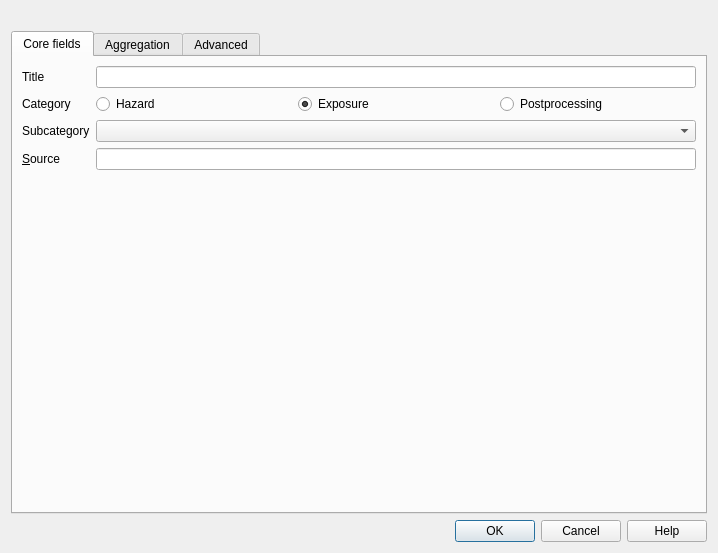
<?xml version="1.0" encoding="UTF-8"?>
<ui version="4.0">
 <class>KeywordsDialogBase</class>
 <widget class="QDialog" name="KeywordsDialogBase">
  <property name="geometry">
   <rect>
    <x>0</x>
    <y>0</y>
    <width>718</width>
    <height>553</height>
   </rect>
  </property>
  <property name="sizePolicy">
   <sizepolicy hsizetype="Preferred" vsizetype="Preferred">
    <horstretch>0</horstretch>
    <verstretch>0</verstretch>
   </sizepolicy>
  </property>
  <property name="windowTitle">
   <string>InaSAFE - Keyword Editor</string>
  </property>
  <property name="windowIcon">
   <iconset>
    <normaloff>:/plugins/inasafe/icon.png</normaloff>:/plugins/inasafe/icon.png</iconset>
  </property>
  <layout class="QGridLayout" name="gridLayout">
   <item row="0" column="0">
    <widget class="QLabel" name="lblLayerName">
     <property name="sizePolicy">
      <sizepolicy hsizetype="Preferred" vsizetype="Fixed">
       <horstretch>0</horstretch>
       <verstretch>0</verstretch>
      </sizepolicy>
     </property>
     <property name="font">
      <font>
       <weight>75</weight>
       <bold>true</bold>
      </font>
     </property>
     <property name="text">
      <string/>
     </property>
     <property name="wordWrap">
      <bool>true</bool>
     </property>
    </widget>
   </item>
   <item row="1" column="0">
    <widget class="QTabWidget" name="tab_widget">
     <property name="currentIndex">
      <number>0</number>
     </property>
     <widget class="QWidget" name="core_fields_tab">
      <attribute name="title">
       <string>Core fields</string>
      </attribute>
      <layout class="QFormLayout" name="formLayout">
       <item row="0" column="0">
        <widget class="QLabel" name="lblTitle">
         <property name="text">
          <string>Title</string>
         </property>
         <property name="buddy">
          <cstring>leTitle</cstring>
         </property>
        </widget>
       </item>
       <item row="0" column="1">
        <widget class="QLineEdit" name="leTitle"/>
       </item>
       <item row="1" column="0">
        <widget class="QLabel" name="lblCategory">
         <property name="text">
          <string>Category</string>
         </property>
         <property name="buddy">
          <cstring>radHazard</cstring>
         </property>
        </widget>
       </item>
       <item row="1" column="1">
        <layout class="QHBoxLayout" name="horizontalLayout_3">
         <item>
          <widget class="QRadioButton" name="radHazard">
           <property name="toolTip">
            <string>A hazard is a situation that poses a level of threat to life, health, property, or environment. (Wikipedia)</string>
           </property>
           <property name="text">
            <string>Hazard</string>
           </property>
          </widget>
         </item>
         <item>
          <widget class="QRadioButton" name="radExposure">
           <property name="toolTip">
            <string>Where people and property are situated.</string>
           </property>
           <property name="text">
            <string>Exposure</string>
           </property>
           <property name="checked">
            <bool>true</bool>
           </property>
          </widget>
         </item>
         <item>
          <widget class="QRadioButton" name="radPostprocessing">
           <property name="text">
            <string>Postprocessing</string>
           </property>
          </widget>
         </item>
        </layout>
       </item>
       <item row="2" column="0">
        <widget class="QLabel" name="lblSubcategory">
         <property name="text">
          <string>Subcategory</string>
         </property>
         <property name="buddy">
          <cstring>cboSubcategory</cstring>
         </property>
        </widget>
       </item>
       <item row="2" column="1">
        <widget class="QComboBox" name="cboSubcategory">
         <property name="sizePolicy">
          <sizepolicy hsizetype="Expanding" vsizetype="Fixed">
           <horstretch>0</horstretch>
           <verstretch>0</verstretch>
          </sizepolicy>
         </property>
         <property name="toolTip">
          <string>A subcategory represents the type of hazard.</string>
         </property>
        </widget>
       </item>
       <item row="3" column="0">
        <widget class="QLabel" name="lblSource">
         <property name="text">
          <string>&amp;Source</string>
         </property>
         <property name="buddy">
          <cstring>leSource</cstring>
         </property>
        </widget>
       </item>
       <item row="3" column="1">
        <widget class="QLineEdit" name="leSource">
         <property name="dragEnabled">
          <bool>true</bool>
         </property>
        </widget>
       </item>
       <item row="4" column="0">
        <spacer name="verticalSpacer_2">
         <property name="orientation">
          <enum>Qt::Vertical</enum>
         </property>
         <property name="sizeHint" stdset="0">
          <size>
           <width>20</width>
           <height>40</height>
          </size>
         </property>
        </spacer>
       </item>
       <item row="4" column="1">
        <spacer name="verticalSpacer">
         <property name="orientation">
          <enum>Qt::Vertical</enum>
         </property>
         <property name="sizeHint" stdset="0">
          <size>
           <width>583</width>
           <height>40</height>
          </size>
         </property>
        </spacer>
       </item>
      </layout>
     </widget>
     <widget class="QWidget" name="aggregation_tab">
      <attribute name="title">
       <string>Aggregation</string>
      </attribute>
      <layout class="QGridLayout" name="gridLayout_3">
       <item row="0" column="0">
        <widget class="QScrollArea" name="scrollArea_2">
         <property name="frameShape">
          <enum>QFrame::NoFrame</enum>
         </property>
         <property name="lineWidth">
          <number>0</number>
         </property>
         <property name="widgetResizable">
          <bool>true</bool>
         </property>
         <widget class="QWidget" name="scrollAreaWidgetContents_2">
          <property name="geometry">
           <rect>
            <x>0</x>
            <y>0</y>
            <width>663</width>
            <height>459</height>
           </rect>
          </property>
          <layout class="QVBoxLayout" name="verticalLayout">
           <item>
            <widget class="QGroupBox" name="groupBox_3">
             <property name="title">
              <string>Report labels</string>
             </property>
             <layout class="QFormLayout" name="formLayout_4">
              <item row="0" column="0">
               <widget class="QLabel" name="lblAggregationAttribute">
                <property name="enabled">
                 <bool>true</bool>
                </property>
                <property name="text">
                 <string>Aggregation attribute</string>
                </property>
                <property name="buddy">
                 <cstring>cboAggregationAttribute</cstring>
                </property>
               </widget>
              </item>
              <item row="0" column="1">
               <widget class="QComboBox" name="cboAggregationAttribute"/>
              </item>
             </layout>
            </widget>
           </item>
           <item>
            <widget class="QGroupBox" name="groupBox_2">
             <property name="title">
              <string>Gender Ratio</string>
             </property>
             <layout class="QFormLayout" name="formLayout_3">
              <item row="0" column="0">
               <widget class="QLabel" name="lblFemaleRatioAttribute">
                <property name="text">
                 <string>Female ratio attribute</string>
                </property>
                <property name="buddy">
                 <cstring>cboFemaleRatioAttribute</cstring>
                </property>
               </widget>
              </item>
              <item row="0" column="1">
               <widget class="QComboBox" name="cboFemaleRatioAttribute"/>
              </item>
              <item row="1" column="0">
               <widget class="QLabel" name="lblFemaleRatioDefault">
                <property name="text">
                 <string>Female ratio default</string>
                </property>
                <property name="buddy">
                 <cstring>dsbFemaleRatioDefault</cstring>
                </property>
               </widget>
              </item>
              <item row="1" column="1">
               <widget class="QDoubleSpinBox" name="dsbFemaleRatioDefault">
                <property name="accelerated">
                 <bool>true</bool>
                </property>
                <property name="maximum">
                 <double>1.000000000000000</double>
                </property>
                <property name="singleStep">
                 <double>0.010000000000000</double>
                </property>
                <property name="value">
                 <double>0.000000000000000</double>
                </property>
               </widget>
              </item>
             </layout>
            </widget>
           </item>
           <item>
            <widget class="QGroupBox" name="groupBox">
             <property name="title">
              <string>Age Ratios</string>
             </property>
             <layout class="QFormLayout" name="formLayout_2">
              <item row="0" column="0">
               <widget class="QLabel" name="lblYouthRatioAttribute">
                <property name="text">
                 <string>Youth ratio attribute</string>
                </property>
                <property name="buddy">
                 <cstring>cboYouthRatioAttribute</cstring>
                </property>
               </widget>
              </item>
              <item row="0" column="1">
               <widget class="QComboBox" name="cboYouthRatioAttribute"/>
              </item>
              <item row="1" column="0">
               <widget class="QLabel" name="lblYouthRatioDefault">
                <property name="text">
                 <string>Youth ratio default</string>
                </property>
                <property name="buddy">
                 <cstring>dsbYouthRatioDefault</cstring>
                </property>
               </widget>
              </item>
              <item row="1" column="1">
               <widget class="QDoubleSpinBox" name="dsbYouthRatioDefault">
                <property name="maximum">
                 <double>1.000000000000000</double>
                </property>
                <property name="singleStep">
                 <double>0.010000000000000</double>
                </property>
               </widget>
              </item>
              <item row="2" column="0">
               <widget class="QLabel" name="lblAdultRatioAttribute">
                <property name="text">
                 <string>Adult ratio attribute</string>
                </property>
                <property name="buddy">
                 <cstring>cboAdultRatioAttribute</cstring>
                </property>
               </widget>
              </item>
              <item row="2" column="1">
               <widget class="QComboBox" name="cboAdultRatioAttribute"/>
              </item>
              <item row="3" column="0">
               <widget class="QLabel" name="lblAdultRatioDefault">
                <property name="text">
                 <string>Adult ratio default</string>
                </property>
                <property name="buddy">
                 <cstring>dsbAdultRatioDefault</cstring>
                </property>
               </widget>
              </item>
              <item row="3" column="1">
               <widget class="QDoubleSpinBox" name="dsbAdultRatioDefault">
                <property name="maximum">
                 <double>1.000000000000000</double>
                </property>
                <property name="singleStep">
                 <double>0.010000000000000</double>
                </property>
               </widget>
              </item>
              <item row="4" column="0">
               <widget class="QLabel" name="lblElderlyRatioAttribute">
                <property name="text">
                 <string>Elderly ratio attribute</string>
                </property>
                <property name="buddy">
                 <cstring>cboElderlyRatioAttribute</cstring>
                </property>
               </widget>
              </item>
              <item row="4" column="1">
               <widget class="QComboBox" name="cboElderlyRatioAttribute"/>
              </item>
              <item row="5" column="0">
               <widget class="QLabel" name="lblElderlyRatioDefault">
                <property name="text">
                 <string>Elderly ratio default</string>
                </property>
                <property name="buddy">
                 <cstring>dsbElderlyRatioDefault</cstring>
                </property>
               </widget>
              </item>
              <item row="5" column="1">
               <widget class="QDoubleSpinBox" name="dsbElderlyRatioDefault">
                <property name="maximum">
                 <double>1.000000000000000</double>
                </property>
                <property name="singleStep">
                 <double>0.010000000000000</double>
                </property>
               </widget>
              </item>
             </layout>
            </widget>
           </item>
           <item>
            <spacer name="verticalSpacer_3">
             <property name="orientation">
              <enum>Qt::Vertical</enum>
             </property>
             <property name="sizeHint" stdset="0">
              <size>
               <width>20</width>
               <height>40</height>
              </size>
             </property>
            </spacer>
           </item>
          </layout>
         </widget>
        </widget>
       </item>
      </layout>
     </widget>
     <widget class="QWidget" name="advanced_tab">
      <attribute name="title">
       <string>Advanced</string>
      </attribute>
      <layout class="QGridLayout" name="gridLayout_4">
       <item row="3" column="0">
        <widget class="QLabel" name="label_8">
         <property name="text">
          <string>Current keywords</string>
         </property>
         <property name="buddy">
          <cstring>lstKeywords</cstring>
         </property>
        </widget>
       </item>
       <item row="0" column="0">
        <layout class="QHBoxLayout" name="horizontalLayout_4">
         <item>
          <widget class="QRadioButton" name="radPredefined">
           <property name="text">
            <string>Predefined</string>
           </property>
          </widget>
         </item>
         <item>
          <widget class="QRadioButton" name="radUserDefined">
           <property name="text">
            <string>User defined</string>
           </property>
          </widget>
         </item>
        </layout>
       </item>
       <item row="2" column="0">
        <widget class="QFrame" name="frameUserDefined">
         <property name="frameShape">
          <enum>QFrame::StyledPanel</enum>
         </property>
         <property name="frameShadow">
          <enum>QFrame::Raised</enum>
         </property>
         <layout class="QHBoxLayout" name="horizontalLayout_2">
          <item>
           <widget class="QLabel" name="label_6">
            <property name="text">
             <string>Key</string>
            </property>
            <property name="buddy">
             <cstring>leKey</cstring>
            </property>
           </widget>
          </item>
          <item>
           <widget class="QLineEdit" name="leKey"/>
          </item>
          <item>
           <widget class="QLabel" name="label_7">
            <property name="text">
             <string>Value</string>
            </property>
            <property name="buddy">
             <cstring>leValue</cstring>
            </property>
           </widget>
          </item>
          <item>
           <widget class="QLineEdit" name="leValue"/>
          </item>
          <item>
           <widget class="QPushButton" name="pbnAddToList2">
            <property name="text">
             <string>Add to list</string>
            </property>
           </widget>
          </item>
         </layout>
        </widget>
       </item>
       <item row="6" column="0">
        <widget class="QPushButton" name="pbnRemove">
         <property name="text">
          <string>Remove selected</string>
         </property>
        </widget>
       </item>
       <item row="1" column="0">
        <widget class="QFrame" name="framePredefined">
         <property name="frameShape">
          <enum>QFrame::StyledPanel</enum>
         </property>
         <property name="frameShadow">
          <enum>QFrame::Raised</enum>
         </property>
         <layout class="QHBoxLayout" name="horizontalLayout">
          <item>
           <widget class="QLabel" name="label_4">
            <property name="text">
             <string>Keyword</string>
            </property>
            <property name="buddy">
             <cstring>cboKeyword</cstring>
            </property>
           </widget>
          </item>
          <item>
           <widget class="QComboBox" name="cboKeyword">
            <item>
             <property name="text">
              <string notr="true">subcategory</string>
             </property>
            </item>
            <item>
             <property name="text">
              <string notr="true">unit</string>
             </property>
            </item>
            <item>
             <property name="text">
              <string notr="true">datatype</string>
             </property>
            </item>
            <item>
             <property name="text">
              <string notr="true">key_attribute</string>
             </property>
            </item>
           </widget>
          </item>
          <item>
           <widget class="QLabel" name="label_5">
            <property name="text">
             <string>Value</string>
            </property>
           </widget>
          </item>
          <item>
           <widget class="QLineEdit" name="lePredefinedValue"/>
          </item>
          <item>
           <widget class="QPushButton" name="pbnAddToList1">
            <property name="text">
             <string>Add to list</string>
            </property>
           </widget>
          </item>
         </layout>
        </widget>
       </item>
       <item row="4" column="0">
        <widget class="QListWidget" name="lstKeywords">
         <property name="alternatingRowColors">
          <bool>true</bool>
         </property>
         <property name="selectionMode">
          <enum>QAbstractItemView::ExtendedSelection</enum>
         </property>
        </widget>
       </item>
       <item row="5" column="0">
        <widget class="QLabel" name="lblMessage">
         <property name="text">
          <string/>
         </property>
        </widget>
       </item>
      </layout>
     </widget>
    </widget>
   </item>
   <item row="2" column="0">
    <widget class="QDialogButtonBox" name="buttonBox">
     <property name="sizePolicy">
      <sizepolicy hsizetype="Expanding" vsizetype="Fixed">
       <horstretch>0</horstretch>
       <verstretch>0</verstretch>
      </sizepolicy>
     </property>
     <property name="orientation">
      <enum>Qt::Horizontal</enum>
     </property>
     <property name="standardButtons">
      <set>QDialogButtonBox::Cancel|QDialogButtonBox::Help|QDialogButtonBox::Ok</set>
     </property>
     <property name="centerButtons">
      <bool>false</bool>
     </property>
    </widget>
   </item>
  </layout>
 </widget>
 <tabstops>
  <tabstop>leTitle</tabstop>
  <tabstop>radHazard</tabstop>
  <tabstop>radExposure</tabstop>
  <tabstop>radPostprocessing</tabstop>
  <tabstop>cboSubcategory</tabstop>
  <tabstop>leSource</tabstop>
  <tabstop>cboAggregationAttribute</tabstop>
  <tabstop>cboFemaleRatioAttribute</tabstop>
  <tabstop>dsbFemaleRatioDefault</tabstop>
  <tabstop>cboYouthRatioAttribute</tabstop>
  <tabstop>dsbYouthRatioDefault</tabstop>
  <tabstop>cboAdultRatioAttribute</tabstop>
  <tabstop>dsbAdultRatioDefault</tabstop>
  <tabstop>cboElderlyRatioAttribute</tabstop>
  <tabstop>dsbElderlyRatioDefault</tabstop>
  <tabstop>radPredefined</tabstop>
  <tabstop>radUserDefined</tabstop>
  <tabstop>cboKeyword</tabstop>
  <tabstop>lePredefinedValue</tabstop>
  <tabstop>pbnAddToList1</tabstop>
  <tabstop>leKey</tabstop>
  <tabstop>leValue</tabstop>
  <tabstop>pbnAddToList2</tabstop>
  <tabstop>lstKeywords</tabstop>
  <tabstop>pbnRemove</tabstop>
  <tabstop>buttonBox</tabstop>
  <tabstop>tab_widget</tabstop>
  <tabstop>scrollArea_2</tabstop>
 </tabstops>
 <resources/>
 <connections>
  <connection>
   <sender>radPredefined</sender>
   <signal>toggled(bool)</signal>
   <receiver>frameUserDefined</receiver>
   <slot>setHidden(bool)</slot>
   <hints>
    <hint type="sourcelabel">
     <x>174</x>
     <y>94</y>
    </hint>
    <hint type="destinationlabel">
     <x>147</x>
     <y>201</y>
    </hint>
   </hints>
  </connection>
  <connection>
   <sender>radUserDefined</sender>
   <signal>toggled(bool)</signal>
   <receiver>framePredefined</receiver>
   <slot>setHidden(bool)</slot>
   <hints>
    <hint type="sourcelabel">
     <x>654</x>
     <y>94</y>
    </hint>
    <hint type="destinationlabel">
     <x>102</x>
     <y>148</y>
    </hint>
   </hints>
  </connection>
  <connection>
   <sender>radPredefined</sender>
   <signal>toggled(bool)</signal>
   <receiver>framePredefined</receiver>
   <slot>setVisible(bool)</slot>
   <hints>
    <hint type="sourcelabel">
     <x>143</x>
     <y>94</y>
    </hint>
    <hint type="destinationlabel">
     <x>122</x>
     <y>148</y>
    </hint>
   </hints>
  </connection>
  <connection>
   <sender>radUserDefined</sender>
   <signal>toggled(bool)</signal>
   <receiver>frameUserDefined</receiver>
   <slot>setVisible(bool)</slot>
   <hints>
    <hint type="sourcelabel">
     <x>654</x>
     <y>94</y>
    </hint>
    <hint type="destinationlabel">
     <x>186</x>
     <y>201</y>
    </hint>
   </hints>
  </connection>
  <connection>
   <sender>buttonBox</sender>
   <signal>rejected()</signal>
   <receiver>KeywordsDialogBase</receiver>
   <slot>reject()</slot>
   <hints>
    <hint type="sourcelabel">
     <x>361</x>
     <y>436</y>
    </hint>
    <hint type="destinationlabel">
     <x>286</x>
     <y>274</y>
    </hint>
   </hints>
  </connection>
  <connection>
   <sender>buttonBox</sender>
   <signal>accepted()</signal>
   <receiver>KeywordsDialogBase</receiver>
   <slot>accept()</slot>
   <hints>
    <hint type="sourcelabel">
     <x>293</x>
     <y>436</y>
    </hint>
    <hint type="destinationlabel">
     <x>157</x>
     <y>274</y>
    </hint>
   </hints>
  </connection>
 </connections>
</ui>
